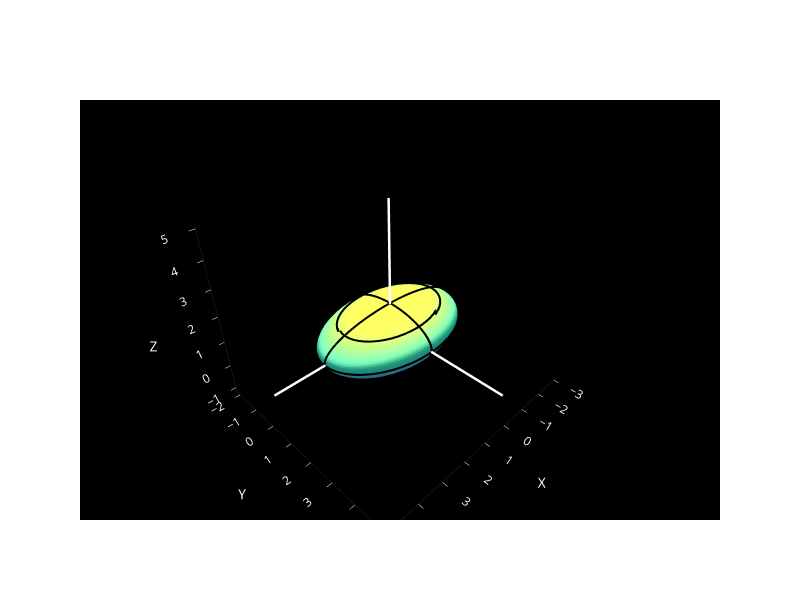

Notebook cell for this chart:
### Markdown cell above
## Elipsoide

### Code cell
r = lambda phi, theta : ( 3*np.sin(phi)*np.cos(theta), 2*np.sin(phi)*np.sin(theta), 1*np.cos(phi))
my_surface_plotter(r, (domain("phi", 0, np.pi), domain("theta", 0, 2*np.pi)) )
